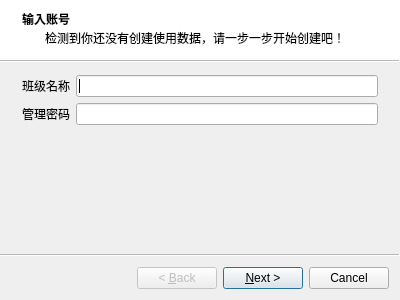
<?xml version="1.0" encoding="UTF-8"?>
<ui version="4.0">
 <class>Wizard</class>
 <widget class="QWizard" name="Wizard">
  <property name="geometry">
   <rect>
    <x>0</x>
    <y>0</y>
    <width>400</width>
    <height>300</height>
   </rect>
  </property>
  <property name="windowTitle">
   <string>心跳点名向导</string>
  </property>
  <property name="wizardStyle">
   <enum>QWizard::AeroStyle</enum>
  </property>
  <widget class="QWizardPage" name="wizardPage1">
   <property name="title">
    <string>输入账号</string>
   </property>
   <property name="subTitle">
    <string>检测到你还没有创建使用数据，请一步一步开始创建吧！</string>
   </property>
   <layout class="QVBoxLayout" name="verticalLayout">
    <item>
     <layout class="QFormLayout" name="formLayout">
      <item row="0" column="0">
       <widget class="QLabel" name="label">
        <property name="text">
         <string>班级名称</string>
        </property>
       </widget>
      </item>
      <item row="0" column="1">
       <widget class="QLineEdit" name="classNameLineEdit"/>
      </item>
      <item row="1" column="0">
       <widget class="QLabel" name="label_2">
        <property name="text">
         <string>管理密码</string>
        </property>
       </widget>
      </item>
      <item row="1" column="1">
       <widget class="QLineEdit" name="passwordLineEdit">
        <property name="echoMode">
         <enum>QLineEdit::Password</enum>
        </property>
       </widget>
      </item>
     </layout>
    </item>
   </layout>
  </widget>
  <widget class="QWizardPage" name="wizardPage2">
   <property name="title">
    <string>学生名单管理</string>
   </property>
   <property name="subTitle">
    <string>请确保每一行只包含一个姓名</string>
   </property>
   <layout class="QVBoxLayout" name="verticalLayout_2">
    <item>
     <widget class="QTextEdit" name="textEdit"/>
    </item>
    <item>
     <widget class="QLabel" name="tipsLabel">
      <property name="text">
       <string/>
      </property>
      <property name="wordWrap">
       <bool>true</bool>
      </property>
     </widget>
    </item>
   </layout>
  </widget>
 </widget>
 <resources/>
 <connections/>
</ui>
